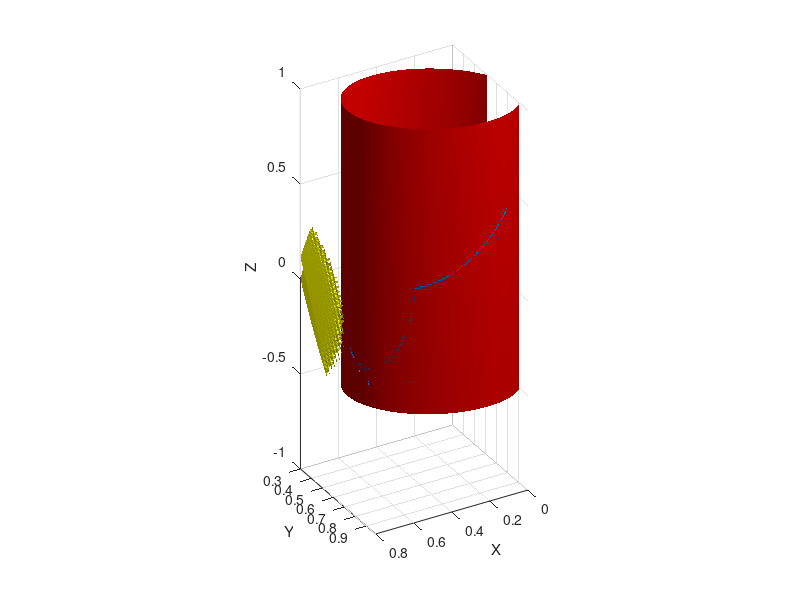

Here is the MATLAB script that generated this plot:
close all
clear
clc

% Plot the intersection of constraint sets
% mu = cos(x + y) - cos(2*x + y)/4 - cos(2*x)/4 - cos(2*y) - cos(2*x + 2*y)/4 - cos(x + 2*y)/2 + (5*cos(x))/2 + (17*cos(y))/4 + 53/4;

% [x,y,z] = meshgrid(-0.5:.01:2,-2:.01:2,-2:.01:2);
[x,y,z] = meshgrid(0:.01:0.8,0.3:.01:1,-0.5:.01:1);
c1 = x+y+z-pi/2;
c10 = -x-y-z;
c2 = x+y-pi/2;
c20 = -x-y;
c3 = -x;
c30 = x-pi/2;
c4 = 19-(cos(x + y) - cos(2*x + y)/4 - cos(2*x)/4 - cos(2*y) - cos(2*x + 2*y)/4 - cos(x + 2*y)/2 + (5*cos(x))/2 + (17*cos(y))/4 + 53/4);
f1 = -2+(cos(x + y + z) + cos(x + y) + cos(x) + 1/2);
f2 = -2.5+(sin(x + y + z) + sin(x + y) + sin(x));
c = max(max(max(max(max(c1,c2),c3),c4),f1),f2);% c11 = c1<=0 & c2<=0 & c3<=0;
% c = max(max(max(c1,c2),c3),c4);% c11 = c1<=0 & c2<=0 & c3<=0;
fv1 = isosurface(x,y,z,c,0);
p = patch(fv1);
isonormals(x,y,z,c,p)
set(p,'facecolor',[0 .5 1],'edgecolor','none');hold on;
view(150,30),axis image,grid on
ylabel('Y');xlabel('X');zlabel('Z');
camlight
lighting gouraud
c40 = 19-(cos(x + y) - cos(2*x + y)/4 - cos(2*x)/4 - cos(2*y) - cos(2*x + 2*y)/4 - cos(x + 2*y)/2 + (5*cos(x))/2 + (17*cos(y))/4 + 53/4);
fv2 = isosurface(x,y,z,c40,0);
patch(fv2,'edgecolor','none','facecolor','r','facealpha',0.3);

f1 = 2-(cos(x + y + z) + cos(x + y) + cos(x) + 1/2);
f2 = 2.5-(sin(x + y + z) + sin(x + y) + sin(x));
f = max(f1,f2);
fv3 = isosurface(x,y,z,f,0);
patch(fv3,'edgecolor','none','facecolor','y','facealpha',0.3);

% figure;
% c0 = max(max(max(max(max(c1,c2),c3),c10),c20),c30);
% fv2 = isosurface(x,y,z,c0,0);
% p = patch(fv2);
% isonormals(x,y,z,c0,p)
% set(p,'facecolor',[0 .5 1],'edgecolor','none')
% view(150,30),axis image,grid on
% ylabel('Y');xlabel('X');zlabel('Z');
% camlight
% lighting gouraud